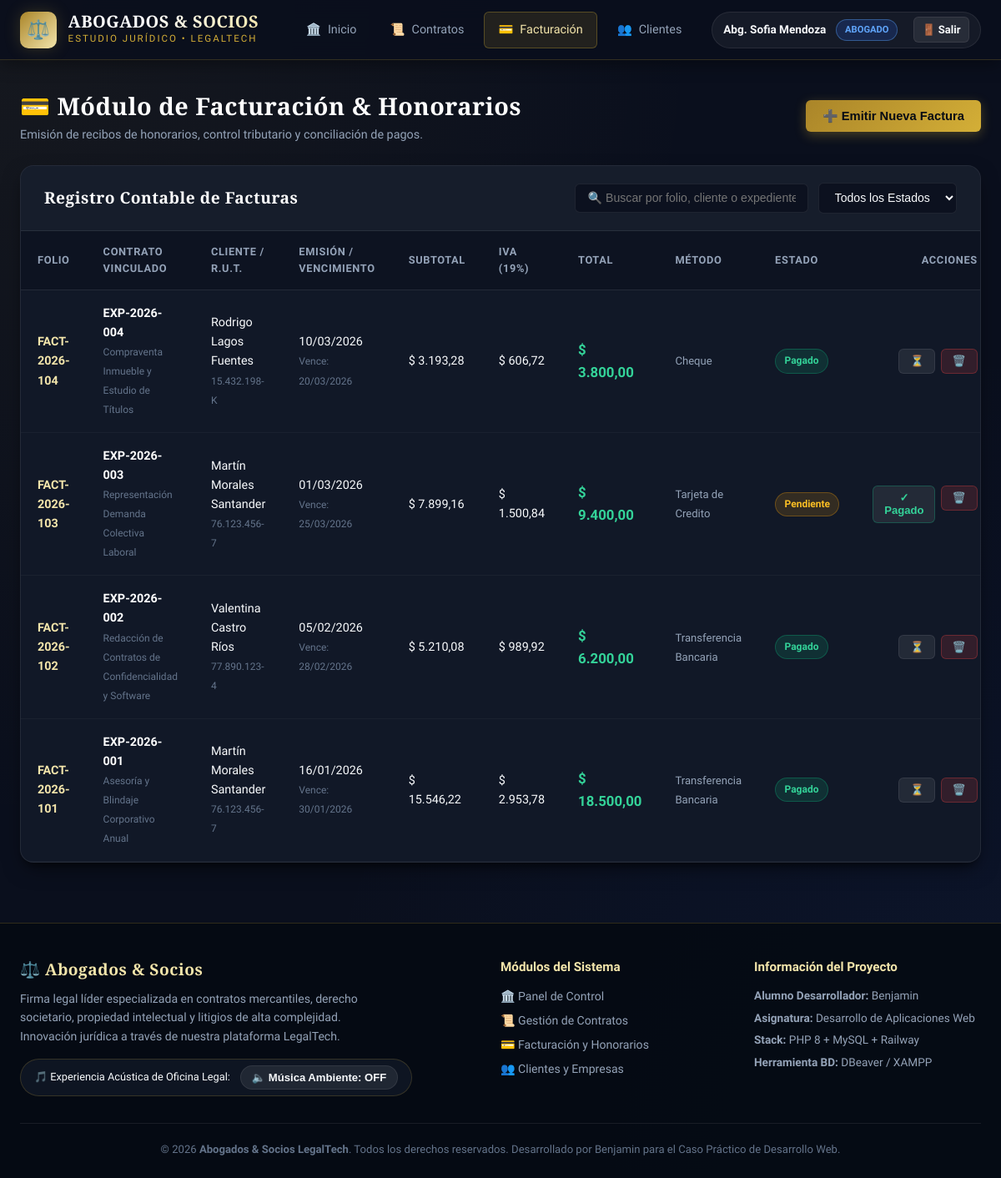
The page /facturacion.php (signed in) on the database its author committed.
### tables this page shows
CREATE TABLE `facturas` (
  `id` INT AUTO_INCREMENT PRIMARY KEY,
  `folio_factura` VARCHAR(50) NOT NULL UNIQUE,
  `contrato_id` INT NOT NULL,
  `cliente_id` INT NOT NULL,
  `fecha_emision` DATE NOT NULL,
  `fecha_vencimiento` DATE NOT NULL,
  `subtotal` DECIMAL(12,2) NOT NULL,
  `impuestos` DECIMAL(12,2) NOT NULL,
  `total` DECIMAL(12,2) NOT NULL,
  `metodo_pago` ENUM('Transferencia Bancaria', 'Tarjeta de Credito', 'Cheque', 'Efectivo') NOT NULL DEFAULT 'Transferencia Bancaria',
  `estado_pago` ENUM('Pendiente', 'Pagado', 'Anulada') NOT NULL DEFAULT 'Pendiente',
  `notas` TEXT DEFAULT NULL,
  `creado_en` TIMESTAMP DEFAULT CURRENT_TIMESTAMP,
  CONSTRAINT `fk_facturas_contrato` FOREIGN KEY (`contrato_id`) REFERENCES `contratos` (`id`) ON DELETE CASCADE,
  CONSTRAINT `fk_facturas_cliente` FOREIGN KEY (`cliente_id`) REFERENCES `clientes` (`id`) ON DELETE RESTRICT
);

CREATE TABLE `contratos` (
  `id` INT AUTO_INCREMENT PRIMARY KEY,
  `numero_expediente` VARCHAR(50) NOT NULL UNIQUE,
  `titulo` VARCHAR(150) NOT NULL,
  `tipo_contrato` ENUM('Mercantil', 'Laboral', 'Inmobiliario', 'Propiedad Intelectual', 'Litigio Civil', 'Servicios Legales') NOT NULL,
  `cliente_id` INT NOT NULL,
  `abogado_id` INT NOT NULL,
  `fecha_inicio` DATE NOT NULL,
  `fecha_vencimiento` DATE DEFAULT NULL,
  `monto_acordado` DECIMAL(12,2) NOT NULL DEFAULT 0.00,
  `estado` ENUM('Borrador', 'Activo', 'En Revision', 'Finalizado', 'Rescindido') NOT NULL DEFAULT 'Borrador',
  `clausulas_resumen` TEXT DEFAULT NULL,
  `creado_en` TIMESTAMP DEFAULT CURRENT_TIMESTAMP,
  CONSTRAINT `fk_contratos_cliente` FOREIGN KEY (`cliente_id`) REFERENCES `clientes` (`id`) ON DELETE CASCADE,
  CONSTRAINT `fk_contratos_abogado` FOREIGN KEY (`abogado_id`) REFERENCES `usuarios` (`id`) ON DELETE RESTRICT
);

CREATE TABLE `clientes` (
  `id` INT AUTO_INCREMENT PRIMARY KEY,
  `rut_identificacion` VARCHAR(20) NOT NULL UNIQUE,
  `nombre` VARCHAR(120) NOT NULL,
  `empresa` VARCHAR(120) DEFAULT NULL,
  `correo` VARCHAR(120) NOT NULL,
  `telefono` VARCHAR(25) DEFAULT NULL,
  `direccion` VARCHAR(255) DEFAULT NULL,
  `creado_en` TIMESTAMP DEFAULT CURRENT_TIMESTAMP
);

### includes/auth.php (called while the page is built, shortened)
<?php
function e($string) {
    return htmlspecialchars($string ?? '', ENT_QUOTES, 'UTF-8');
}
function formato_dinero($monto) {
    return '$ ' . number_format((float)$monto, 2, ',', '.');
}
function formato_fecha($fecha) {
    return date('d/m/Y', strtotime($fecha));
}
?>

### facturacion.php (the view, shortened to what this page needs)
<?php
require_once __DIR__ . '/db/conexion.php';
require_once __DIR__ . '/includes/auth.php';
$stmtFacturas = $pdo->query("
    SELECT f.*, c.numero_expediente, c.titulo AS contrato_titulo, cl.nombre AS cliente_nombre, cl.rut_identificacion
    FROM facturas f
    JOIN contratos c ON f.contrato_id = c.id
    JOIN clientes cl ON f.cliente_id = cl.id
    ORDER BY f.id DESC
");
$facturas = $stmtFacturas->fetchAll();
require_once __DIR__ . '/includes/header.php';
?>
<div style="display: flex; justify-content: space-between; align-items: center; margin-bottom: 1.5rem; flex-wrap: wrap; gap: 1rem;">
    <div>
        <h1 class="brand-font" style="font-size: 1.8rem; color: #fff;">💳 Módulo de Facturación &amp; Honorarios</h1>
        <p style="color: var(--text-secondary); font-size: 0.9rem;">Emisión de recibos de honorarios, control tributario y conciliación de pagos.</p>
    </div>
    <button type="button" class="btn btn-primary" onclick="openModal('modalNuevaFactura')" id="btnNuevaFactura">
        ➕ Emitir Nueva Factura
    </button>
</div>
<div class="data-card">
    <div class="card-header-flex">
        <h3 class="card-title">Registro Contable de Facturas</h3>
        <div class="search-filter-box">
            <input type="text" id="tableSearch" class="input-control" placeholder="🔍 Buscar por folio, cliente o expediente..." style="width: 280px;">
            <select id="tableFilterSelect" class="select-control">
                <option value="">Todos los Estados</option>
            </select>
        </div>
    </div>
    <div style="overflow-x: auto;">
        <table class="custom-table">
            <thead>
                <tr>
                    <th>Folio</th>
                    <th>Contrato Vinculado</th>
                    <th>Cliente / R.U.T.</th>
                    <th>Emisión / Vencimiento</th>
                    <th>Subtotal</th>
                    <th>IVA (19%)</th>
                    <th>Total</th>
                    <th>Método</th>
                    <th>Estado</th>
                    <th style="text-align: right;">Acciones</th>
                </tr>
            </thead>
            <tbody>
                <?php if (empty($facturas)): ?>
                    <tr><td colspan="10" style="text-align: center; color: var(--text-muted); padding: 2rem;">No hay facturas emitidas. Haga clic en "Emitir Nueva Factura".</td></tr>
                <?php else: ?>
                    <?php foreach ($facturas as $f): ?>
                    <tr data-status="<?php echo e($f['estado_pago']); ?>">
                        <td><strong style="color: var(--gold-light);"><?php echo e($f['folio_factura']); ?></strong></td>
                        <td>
                            <div><strong style="color: #fff;"><?php echo e($f['numero_expediente']); ?></strong></div>
                            <small style="color: var(--text-muted);"><?php echo e($f['contrato_titulo']); ?></small>
                        </td>
                        <td>
                            <div><?php echo e($f['cliente_nombre']); ?></div>
                            <small style="color: var(--text-muted);"><?php echo e($f['rut_identificacion']); ?></small>
                        </td>
                        <td>
                            <div><?php echo formato_fecha($f['fecha_emision']); ?></div>
                            <small style="color: var(--text-muted);">Vence: <?php echo formato_fecha($f['fecha_vencimiento']); ?></small>
                        </td>
                        <td><?php echo formato_dinero($f['subtotal']); ?></td>
                        <td><?php echo formato_dinero($f['impuestos']); ?></td>
                        <td><strong style="color: #34d399; font-size: 1.05rem;"><?php echo formato_dinero($f['total']); ?></strong></td>
                        <td><span style="font-size: 0.82rem; color: var(--text-secondary);"><?php echo e($f['metodo_pago']); ?></span></td>
                        <td>
                            <span class="status-badge status-<?php echo e($f['estado_pago']); ?>">
                                <?php echo e($f['estado_pago']); ?>
                            </span>
                        </td>
                        <td style="text-align: right;">
                            <div style="display: inline-flex; gap: 0.4rem;">
                                <form method="POST" action="facturacion.php" style="display:inline;">
                                    <?php if ($f['estado_pago'] === 'Pendiente'): ?>
                                        <button type="submit" class="btn btn-secondary btn-sm" style="color: #34d399; border-color: rgba(16,185,129,0.3);" title="Marcar como Pagado">✓ Pagado</button>
                                    <?php else: ?>
                                        <button type="submit" class="btn btn-secondary btn-sm" title="Marcar como Pendiente">⏳</button>
                                    <?php endif; ?>
                                </form>
                                <form method="POST" action="facturacion.php" onsubmit="return confirm('¿Desea eliminar la factura?');" style="display:inline;">
                                    <button type="submit" class="btn btn-danger btn-sm" title="Eliminar Factura">🗑️</button>
                                </form>
                            </div>
                        </td>
                    </tr>
                    <?php endforeach; ?>
                <?php endif; ?>
            </tbody>
        </table>
    </div>
</div>
<?php require_once __DIR__ . '/includes/footer.php'; ?>

### css/styles.css (style rules this page uses)
:root { --bg-main: #0a0f1d; --bg-card: #111827; --bg-card-hover: #1f293d; --bg-glass: rgba(17, 24, 39, 0.75); --border-color: rgba(212, 175, 55, 0.2); --border-light: rgba(255, 255, 255, 0.08); --gold-primary: #d4af37; --gold-light: #f3e5ab; --gold-dark: #aa8529; --gold-glow: rgba(212, 175, 55, 0.35); --navy-deep: #060b14; --navy-blue: #1e293b; --accent-blue: #2563eb; --text-primary: #f8fafc; --text-secondary: #94a3b8; --text-muted: #64748b; --success: #10b981; --warning: #f59e0b; --danger: #ef4444; --info: #06b6d4; --shadow-soft: 0 10px 25px -5px rgba(0, 0, 0, 0.5), 0 8px 10px -6px rgba(0, 0, 0, 0.5); --shadow-gold: 0 0 20px rgba(212, 175, 55, 0.2); --radius-lg: 16px; --radius-md: 10px; --radius-sm: 6px; --transition: all 0.25s cubic-bezier(0.4, 0, 0.2, 1); }
* { box-sizing: border-box; margin: 0; padding: 0; }
body { font-family: 'Plus Jakarta Sans', -apple-system, BlinkMacSystemFont, sans-serif; background-color: var(--bg-main); color: var(--text-primary); min-height: 100vh; display: flex; flex-direction: column; line-height: 1.6; background-image: radial-gradient(at 0% 0%, rgba(212, 175, 55, 0.06) 0px, transparent 50%), radial-gradient(at 100% 100%, rgba(37, 99, 235, 0.08) 0px, transparent 50%); background-attachment: fixed; }
h1, h2, h3, .brand-font { font-family: 'Cinzel', serif; letter-spacing: 0.5px; }
.btn { display: inline-flex; align-items: center; justify-content: center; gap: 0.5rem; padding: 0.65rem 1.25rem; font-size: 0.92rem; font-weight: 600; border-radius: var(--radius-sm); text-decoration: none; cursor: pointer; border: none; transition: var(--transition); }
.btn-primary { background: linear-gradient(135deg, var(--gold-dark), var(--gold-primary)); color: var(--navy-deep); box-shadow: 0 4px 14px rgba(212, 175, 55, 0.3); }
.btn-secondary { background: rgba(255, 255, 255, 0.08); color: var(--text-primary); border: 1px solid var(--border-light); }
.btn-danger { background: rgba(239, 68, 68, 0.15); color: #f87171; border: 1px solid rgba(239, 68, 68, 0.3); }
.btn-sm { padding: 0.4rem 0.8rem; font-size: 0.82rem; }
.data-card { background: var(--bg-card); border: 1px solid var(--border-light); border-radius: var(--radius-lg); overflow: hidden; box-shadow: var(--shadow-soft); margin-bottom: 2.5rem; }
.card-header-flex { padding: 1.25rem 1.75rem; border-bottom: 1px solid var(--border-light); display: flex; justify-content: space-between; align-items: center; flex-wrap: wrap; gap: 1rem; background: rgba(255, 255, 255, 0.02); }
.card-title { font-size: 1.2rem; color: #ffffff; display: flex; align-items: center; gap: 0.6rem; }
.search-filter-box { display: flex; align-items: center; gap: 0.75rem; flex-wrap: wrap; }
.input-control, .select-control { background: rgba(10, 15, 29, 0.8); border: 1px solid var(--border-light); color: var(--text-primary); padding: 0.55rem 0.9rem; border-radius: var(--radius-sm); font-size: 0.88rem; outline: none; transition: var(--transition); }
.custom-table { width: 100%; border-collapse: collapse; text-align: left; }
.custom-table th { background: rgba(10, 15, 29, 0.5); padding: 0.9rem 1.25rem; font-size: 0.8rem; text-transform: uppercase; letter-spacing: 0.05em; color: var(--text-secondary); border-bottom: 1px solid var(--border-light); }
.custom-table td { padding: 1rem 1.25rem; font-size: 0.9rem; border-bottom: 1px solid rgba(255, 255, 255, 0.04); vertical-align: middle; }
.status-badge { padding: 0.25rem 0.65rem; border-radius: 50px; font-size: 0.75rem; font-weight: 600; display: inline-block; }
.status-Activo, .status-Pagado { background: rgba(16, 185, 129, 0.15); color: #34d399; border: 1px solid rgba(16, 185, 129, 0.3); }
.status-Borrador, .status-Pendiente { background: rgba(245, 158, 11, 0.15); color: #fbbf24; border: 1px solid rgba(245, 158, 11, 0.3); }

### rows shown on the page
facturas: folio_factura "FACT-2026-104", contrato.numero_expediente "EXP-2026-004", contrato.titulo "Compraventa Inmueble y Estudio de Títulos", cliente.nombre "Rodrigo Lagos Fuentes", cliente.rut_identificacion "15.432.198-K", fecha_emision "10/03/2026", fecha_vencimiento "20/03/2026", subtotal "$ 3.193,28", impuestos "$ 606,72", total "$ 3.800,00", metodo_pago "Cheque", estado_pago "Pagado"
facturas: folio_factura "FACT-2026-103", contrato.numero_expediente "EXP-2026-003", contrato.titulo "Representación Demanda Colectiva Laboral", cliente.nombre "Martín Morales Santander", cliente.rut_identificacion "76.123.456-7", fecha_emision "01/03/2026", fecha_vencimiento "25/03/2026", subtotal "$ 7.899,16", impuestos "$ 1.500,84", total "$ 9.400,00", metodo_pago "Tarjeta de Credito", estado_pago "Pendiente", shows "✓ Pagado"
facturas: folio_factura "FACT-2026-102", contrato.numero_expediente "EXP-2026-002", contrato.titulo "Redacción de Contratos de Confidencialidad y Software", cliente.nombre "Valentina Castro Ríos", cliente.rut_identificacion "77.890.123-4", fecha_emision "05/02/2026", fecha_vencimiento "28/02/2026", subtotal "$ 5.210,08", impuestos "$ 989,92", total "$ 6.200,00", metodo_pago "Transferencia Bancaria", estado_pago "Pagado"
facturas: folio_factura "FACT-2026-101", contrato.numero_expediente "EXP-2026-001", contrato.titulo "Asesoría y Blindaje Corporativo Anual", cliente.nombre "Martín Morales Santander", cliente.rut_identificacion "76.123.456-7", fecha_emision "16/01/2026", fecha_vencimiento "30/01/2026", subtotal "$ 15.546,22", impuestos "$ 2.953,78", total "$ 18.500,00", metodo_pago "Transferencia Bancaria", estado_pago "Pagado"

### other values the page prints
$userName "Abg. Sofia Mendoza"
$userRole "ABOGADO"
